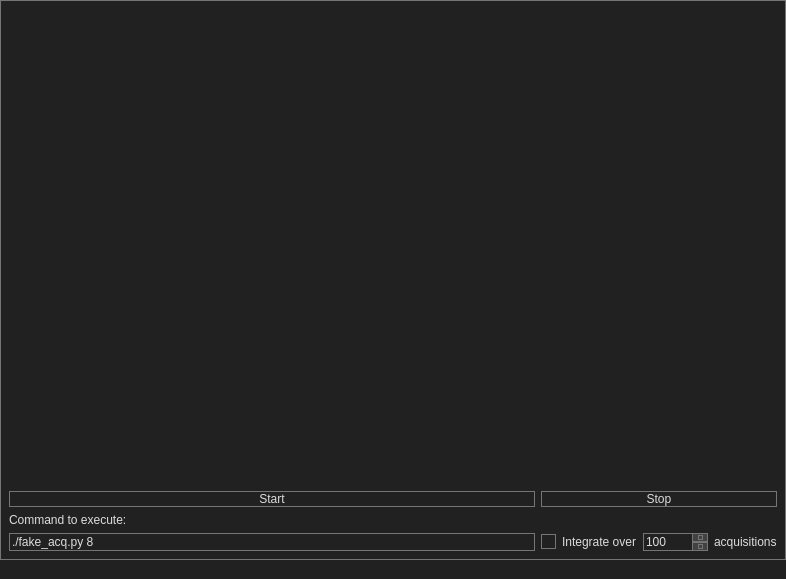
<?xml version="1.0" encoding="UTF-8"?>
<ui version="4.0">
 <class>MainWindow</class>
 <widget class="QMainWindow" name="MainWindow">
  <property name="geometry">
   <rect>
    <x>0</x>
    <y>0</y>
    <width>786</width>
    <height>579</height>
   </rect>
  </property>
  <property name="minimumSize">
   <size>
    <width>0</width>
    <height>0</height>
   </size>
  </property>
  <property name="windowTitle">
   <string>RTGraph</string>
  </property>
  <property name="styleSheet">
   <string notr="true">
/*
    Android Material Dark
	COLOR_DARK     = #212121 Grey 900
	COLOR_MEDIUM   = #424242 Grey 800
	COLOR_MEDLIGHT = #757575 Grey 600
	COLOR_LIGHT    = #DDDDDD White
	COLOR_ACCENT   = #3F51B5 Indigo 500
*/

* {
	background: #212121;
	color: #DDDDDD;
	border: 1px solid #757575;
}

QWidget::item:selected {
	background: #3F51B5;
}

QCheckBox, QRadioButton {
	border: none;
}

QRadioButton::indicator, QCheckBox::indicator {
	width: 13px;
	height: 13px;
}

QRadioButton::indicator::unchecked, QCheckBox::indicator::unchecked {
	border: 1px solid #757575;
	background: none;
}

QRadioButton::indicator:unchecked:hover, QCheckBox::indicator:unchecked:hover {
	border: 1px solid #DDDDDD;
}

QRadioButton::indicator::checked, QCheckBox::indicator::checked {
	border: 1px solid #757575;
	background: #757575;
}

QRadioButton::indicator:checked:hover, QCheckBox::indicator:checked:hover {
	border: 1px solid #DDDDDD;
	background: #DDDDDD;
}

QGroupBox {
	margin-top: 6px;
}

QGroupBox::title {
	top: -7px;
	left: 7px;
}

QScrollBar {
	border: 1px solid #757575;
	background: #212121;
}

QScrollBar:horizontal {
	height: 15px;
	margin: 0px 0px 0px 32px;
}

QScrollBar:vertical {
	width: 15px;
	margin: 32px 0px 0px 0px;
}

QScrollBar::handle {
	background: #424242;
	border: 1px solid #757575;
}

QScrollBar::handle:horizontal {
	border-width: 0px 1px 0px 1px;
}

QScrollBar::handle:vertical {
	border-width: 1px 0px 1px 0px;
}

QScrollBar::handle:horizontal {
	min-width: 20px;
}

QScrollBar::handle:vertical {
	min-height: 20px;
}

QScrollBar::add-line, QScrollBar::sub-line {
	background:#424242;
	border: 1px solid #757575;
	subcontrol-origin: margin;
}

QScrollBar::add-line {
	position: absolute;
}

QScrollBar::add-line:horizontal {
	width: 15px;
	subcontrol-position: left;
	left: 15px;
}

QScrollBar::add-line:vertical {
	height: 15px;
	subcontrol-position: top;
	top: 15px;
}

QScrollBar::sub-line:horizontal {
	width: 15px;
	subcontrol-position: top left;
}

QScrollBar::sub-line:vertical {
	height: 15px;
	subcontrol-position: top;
}

QScrollBar:left-arrow, QScrollBar::right-arrow, QScrollBar::up-arrow, QScrollBar::down-arrow {
	border: 1px solid #757575;
	width: 3px;
	height: 3px;
}

QScrollBar::add-page, QScrollBar::sub-page {
	background: none;
}

QAbstractButton:hover {
	background: #424242;
}

QAbstractButton:pressed {
	background: #757575;
}

QAbstractItemView {
	show-decoration-selected: 1;
	selection-background-color: #3F51B5;
	selection-color: #DDDDDD;
	alternate-background-color: #424242;
}

QHeaderView {
	border: 1px solid #757575;
}

QHeaderView::section {
	background: #212121;
	border: 1px solid #757575;
	padding: 4px;
}

QHeaderView::section:selected, QHeaderView::section::checked {
	background: #424242;
}

QTableView {
	gridline-color: #757575;
}

QTabBar {
	margin-left: 2px;
}

QTabBar::tab {
	border-radius: 0px;
	padding: 4px;
	margin: 4px;
}

QTabBar::tab:selected {
	background: #424242;
}

QComboBox::down-arrow {
	border: 1px solid #757575;
	background: #424242;
}

QComboBox::drop-down {
	border: 1px solid #757575;
	background: #424242;
}

QComboBox::down-arrow {
	width: 3px;
	height: 3px;
	border: 1px solid #757575;
}

QAbstractSpinBox {
	padding-right: 15px;
}

QAbstractSpinBox::up-button, QAbstractSpinBox::down-button {
	border: 1px solid #757575;
	background: #424242;
	subcontrol-origin: border;
}

QAbstractSpinBox::up-arrow, QAbstractSpinBox::down-arrow {
	width: 3px;
	height: 3px;
	border: 1px solid #757575;
}

QSlider {
	border: none;
}

QSlider::groove:horizontal {
	height: 5px;
	margin: 4px 0px 4px 0px;
}

QSlider::groove:vertical {
	width: 5px;
	margin: 0px 4px 0px 4px;
}

QSlider::handle {
	border: 1px solid #757575;
	background: #424242;
}

QSlider::handle:horizontal {
	width: 15px;
	margin: -4px 0px -4px 0px;
}

QSlider::handle:vertical {
	height: 15px;
	margin: 0px -4px 0px -4px;
}

QSlider::add-page:vertical, QSlider::sub-page:horizontal {
	background: #3F51B5;
}

QSlider::sub-page:vertical, QSlider::add-page:horizontal {
	background: #424242;
}

QLabel {
	border: none;
}

QProgressBar {
	text-align: center;
}

QProgressBar::chunk {
	width: 1px;
	background-color: #3F51B5;
}

QMenu::separator {
	background: #424242;
}

QStatusBar {
	border: 1px;
	color: #3F51B5;
}</string>
  </property>
  <property name="tabShape">
   <enum>QTabWidget::Rounded</enum>
  </property>
  <widget class="QWidget" name="centralwidget">
   <layout class="QGridLayout" name="gridLayout">
    <item row="2" column="1">
     <layout class="QGridLayout" name="Layout_graphs">
      <item row="0" column="0">
       <widget class="GraphicsLayoutWidget" name="plt">
        <property name="autoFillBackground">
         <bool>false</bool>
        </property>
        <property name="styleSheet">
         <string notr="true">border: 0px;</string>
        </property>
        <property name="frameShape">
         <enum>QFrame::StyledPanel</enum>
        </property>
        <property name="frameShadow">
         <enum>QFrame::Plain</enum>
        </property>
        <property name="lineWidth">
         <number>0</number>
        </property>
       </widget>
      </item>
      <item row="1" column="0">
       <layout class="QGridLayout" name="Layout_controls">
        <item row="0" column="1">
         <widget class="QPushButton" name="pButton_Stop">
          <property name="text">
           <string>Stop</string>
          </property>
         </widget>
        </item>
        <item row="0" column="0">
         <widget class="QPushButton" name="pButton_Start">
          <property name="minimumSize">
           <size>
            <width>0</width>
            <height>0</height>
           </size>
          </property>
          <property name="text">
           <string>Start</string>
          </property>
         </widget>
        </item>
        <item row="3" column="1">
         <layout class="QHBoxLayout" name="horizontalLayout">
          <item>
           <widget class="QCheckBox" name="intCheckBox">
            <property name="text">
             <string>Integrate over</string>
            </property>
           </widget>
          </item>
          <item>
           <widget class="QSpinBox" name="numIntSpinBox">
            <property name="maximum">
             <number>1000</number>
            </property>
            <property name="value">
             <number>100</number>
            </property>
           </widget>
          </item>
          <item>
           <widget class="QLabel" name="label_2">
            <property name="text">
             <string>acquisitions</string>
            </property>
           </widget>
          </item>
         </layout>
        </item>
        <item row="2" column="0">
         <widget class="QLabel" name="label">
          <property name="text">
           <string>Command to execute:</string>
          </property>
         </widget>
        </item>
        <item row="3" column="0">
         <widget class="QLineEdit" name="cmdLineEdit">
          <property name="text">
           <string>./fake_acq.py 8</string>
          </property>
         </widget>
        </item>
       </layout>
      </item>
     </layout>
    </item>
   </layout>
  </widget>
  <widget class="QStatusBar" name="statusbar">
   <property name="sizeGripEnabled">
    <bool>false</bool>
   </property>
  </widget>
 </widget>
 <customwidgets>
  <customwidget>
   <class>GraphicsLayoutWidget</class>
   <extends>QGraphicsView</extends>
   <header>pyqtgraph</header>
  </customwidget>
 </customwidgets>
 <resources/>
 <connections/>
</ui>
